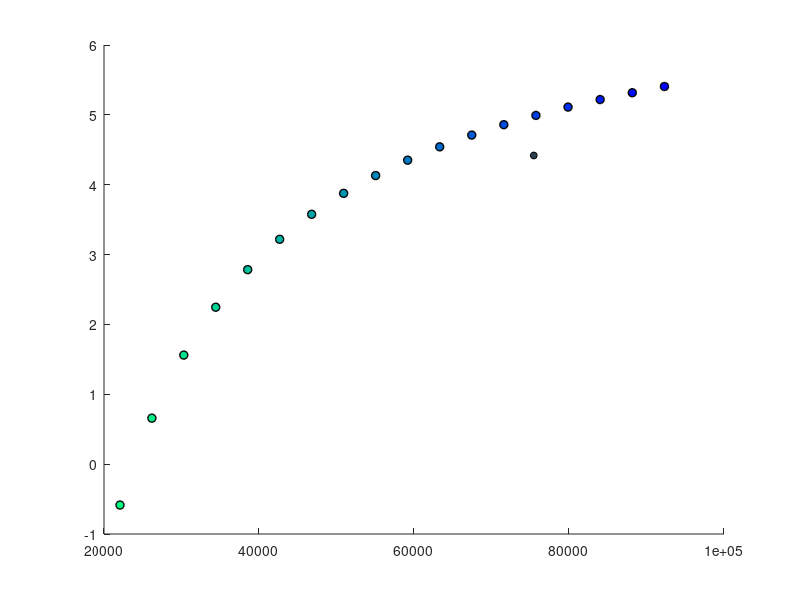

Source code (MATLAB): (Note: this script raises an error after producing the figure.)
clear
clearvars
clear figures

%% Luminescence refined 26Al/10Be burial modelling of Camp Century subglacial sediment
% This script models the burial and paleo-exposure history of the Camp
% Century subglacial sediment given the luminescence-constrained
% depositional age (406 +- 35 ka) of the upper most sediment (1059-4)
% during MIS 11.

% Using the observed 26Al and 10Be concentrations and uncertainties in the
% upper-most (1059-4) and the lower-most (1063-7) sediments, this script
% first performs a Monte Carlo simulation of nuclide concentrations and
% then calculates average nuclide concentrations weighted by measurement
% uncertainty.

% Then, the 26Al and 10Be concentrations of 1059-4 are corrected for 406 +-
% 35
% of burial. This yields the 26Al/10Be ratio of the upper sediment at
% the time of sediment deposition
% in a small surface stream, assuming the sediment was sufficiently buried
% (by either sediment or ice) to prevent additional nuclide production
% since 406 +- 35 ka.

% The next step calculates the inventory of nuclides that could accumulate
% during a range of paleo-exposure periods of the upper sediment given the
% 26Al/10Be ratio of the upper sediment at the time of deposition. This
% also constrains the maximum duration (~16 kyr) of ice-free surface
% exposure of the upper sediment when the pre-MIS11 inherited mean
% 26Al/10Be ratio is equal to 0.

% For the lower sediment (1063-7), this script corrects the 26Al/10Be ratio
% for 406 +- 35 kyr of burial PLUS an additional period of burial (0-16
% kyr) that is equivalent to the range of exposure durations of the upper
% sediment.

% For both sediments, the script propagates the uncertainties of the
% nuclide concentrations and the luminescence age.

% This script generates two plots: Figure 1 is a two-isotope plot (banana
% plot) of 10Be concentrations vs the 26Al/10Be ratios of the upper (blue)
% and lower sediment (red): 1) weighted mean observed values and 2)
% corrected for 406 +- 35 kyr of burial. For the upper sediment, the
% modelled 26Al/10Be and 10Be concs given the range of MIS 11
% paleo-exposure durations is shown (blues and greens). For the lower
% sediment, the 26Al/10Be and 10Be concs are shown given the additional
% period of burial (reds and yellows).

% Figure 2 contains two subplots: shows the paleo-exposure period of the
% uppper sediment vs 1) the inherited 26Al/10Be ratio, and 2)the inherited
% total burial history.




%% 1. Model variables
% This first section contains variables that can be adjusted to run the
% model such as the number of simulations, the IRSL depositional age, and
% the duration of paleo-exposure prior to the depositional age of the upper
% most sediment.
 
sim = 100; %number of simulations for weighted avg nuclide concentrations (observed) and the uncertainty of OSL burial ages. Change this as needed. 

irsl_bur = 406000; irsl_bur_err = 35000; % IRSL mean +/- 1 standard error, 
tbur_sim = irsl_bur_err.*randn(sim,1) + irsl_bur; %create vector of random IRSL ages using mean age and standard error.

% 1.1 Paleo-exposure scenarios
% Iterative calibration of t_exp showed that,
% given a surface production ratio of 7.3, paleo-exposure longer than
% 16,000 years results in negative mean inherited 26Al/10Be ratios prior to
% MIS 11 exposure. If the production ratio is 6.7, then paleo-exposure
% greater than 17,000 years result in negative mean inherited 26Al/10Be
% ratios prior to MIS 11 exposure.

t_exp = (0:1000:17000)' ;% Creates row of exposure periods from 0 to 17 kyr at 1 kyr increments. 
z_t = length(t_exp); %use this to set up blank matrices for burial calculations

% loading nuclide data and parameters
load cc_nuclides.mat %imports observed nuclide concentrations from sample 1059-4 & 1063-7  at Camp Century

% Nuclide production and decay parameters
P26 = 30.3; P10 = 4.15; %Al-26 and Be-10 production rates at SLHL (atoms/(g*yr)). 
% Greenland specific ratio 7.3: P26=30.3.  Global ratio 6.7: P26 = 27.8

tau26 = 1.01E6 ; tau10 = 2.02E6; %mean lives
lam26 = log(2)/717000; lam10 = log(2)/1387000; %decay rates

%% 2. UPPER SEDIMENT 1059-4 
% 2.1 Simulated observed nuclide concentrations In this section, we create
% n simulations of observed nuclide concentrations in sediment 1059-4 based
% on the concentration and uncertainty of each measurement (n=6). Then the
% mean nuclide concentration weighted by the inverse sqrt of each
% measurment's uncertainty.

% Monte Carlo simulation of nuclide concentrations in 1059-4, which
% incorporates the uncertainty of each measurement, creates a [obs sim]
% matrix
al_sim = al26_err_up.*randn(6,sim) + al26_up;
be_sim = be10_err_up.*randn(6,sim) + be10_up;
rat_sim = al_sim./be_sim; %26Al/10Be ratio. Not used in calculations but used for keeping track along the way.

% Weighting factors of upper sediment sample 1059-4
inverr_26 = ((sqrt(al26_err_up)).^-1); inverr_10 = ((sqrt(be10_err_up)).^-1); %winverse sqrt of measurement uncertainties
wf_26 = inverr_26./sum(inverr_26(:)); wf_10 = inverr_10./sum(inverr_10(:)); % vectors of weighting factors based on inverse sqrt

% Calculate weighted avg of each column that incorporates uncertainty of
% each simulated measurement (creates [1 sim] matrix)
al26_wmu = sum(al_sim.*wf_26,1)./sum(wf_26,1); al26_sd = std(al_sim,wf_26);%weighted average(wmu) and weighted sd of the 6 random values for each of the sims, needs to be propagated for error calcs
al26_obs_mu = mean(al26_wmu); al26_obs_sd = std(al26_wmu); %mean and sd of the 100 simulations: 3.3 +/- 0.07 x10^5 atoms

be10_wmu = sum(be_sim.*wf_10,1)./sum(wf_10,1); be10_sd = std(be_sim,wf_10); %weighted average (wmu) and weighted sd of the 6 random values for each of the sims, needs to be propagated for error calcs
be10_obs_mu = mean(be10_wmu); be10_obs_sd = std(be10_wmu); %mean and sd of the 100 simulations: 7.5 +/- 0.07 x10^4 atoms

rat_wmu = al26_wmu./be10_wmu; rat_sd = rat_wmu.*sqrt(((be10_sd./be10_wmu).^2)+((al26_sd./al26_wmu).^2)); %weighted avg (wmu) and sd of the 26Al/10Be ratio, based ratio uncertainty based on Al26 and Be10 simulated weighted avg and weighted sd
rat_obs_mu = mean(rat_wmu); rat_obs_sd = mean(rat_sd); % Total overall mean +/- sd nuclide ratio: ~4.4 +/- 0.6. Just for keeping track

t_bur = (-log(rat_wmu/7.3))/(lam26-lam10); %initial total burial history of each of the 100 sims
t_bur_mu = mean(t_bur); t_bur_sd = std(t_bur); % mean initial burial history: 1.1 +/- 0.1 x10^6 yrs

cov_obs = cov(be10_wmu,rat_wmu); %covariance of be10 and ratio weighted averages (2 x 2) matrix. Used to plot error ellipses

%% 2.2 Solve for nuclide concentrations and ratio at the time of sediment deposition at 390 ka assuming:
% 1. burial age = IRSL sediment depositional age (i.e. end of MIS 11)
% 2. upper sediment remained completely buried and no additional nuclide
% production has occured since deposition.


%Simulated nuclide concentrations and ratios based on IRSL age and
%uncertainty. This creates a [sim sim] matrix (the columns are the nuclide
%simulations from above, the rows are the prescribed burial scenarios [0:1:14] kyr
%applied to each set of nuclide variations

al26_0 = reshape((al26_wmu./exp(-tbur_sim/tau26)),[],1); al26_0sd = reshape((al26_sd./exp(-tbur_sim/tau26)),[],1); %correct the 26Al conc and uncertainty for irsl burial. flattens into a single vector [sim^2, 1] to simplify calcs later
be10_0 = reshape((be10_wmu./exp(-tbur_sim/tau10)),[],1); be10_0sd = reshape((be10_sd./exp(-tbur_sim/tau10)),[],1); %correct the conc for burial. flatten into a single vector [sim^2, 1] to simplify calcs later

al26_0mu = mean(al26_0); al26_0unc = mean(al26_0sd); %mean concs at time of sediment deposition
be10_0mu = mean(be10_0); be10_0unc = mean(be10_0sd); %mean concs at time of sediment deposition

rat_0 = al26_0./be10_0; rat_0unc = rat_0.*sqrt((be10_0sd./be10_0).^2+(al26_0sd./al26_0).^2); %nuclide ratio simulations that account for variability of both measurement variability and IRSL age uncertainty
rat_0mu = mean(rat_0(:)); rat_0sd = mean(rat_0unc(:)); %26Al/10Be = 5.4 +/- 0.8 at the time of sediment deposition at 406 +- 35 ka 

% total burial history at the time of sediment deposition at 406 +- 35 ka
t_bur_0 = (-log(rat_0/7.3))/(lam26-lam10); %total burial history of each simulation corrected for 406 +- 35 kyr burial
t_bur_0mu = mean(t_bur_0); t_bur_0sd = std(t_bur_0); % mean total burial history after corrected for 406 +- 35 kyr burial: 0.67 +/-0.06 Myr

cov_0 = cov(be10_0,rat_0); % covariance of irsl-corrected be10 and ratio weighted averages in (2 x 2) matrix, used for plotting error ellipse

al26_0m = repmat(al26_0,1,z_t); be10_0m = repmat(be10_0,1,z_t); % creates blank [sim*sim z_t] cell array of end MIS 11 concentrations to subtract nuclides from different exposure scenarios from

%% 2.3 Calculate inherted nuclide concs and ratios based on different paleoexposure scenarios during MIS 11
% Using the nuclide concs at the end of MIS 11 (before sediment deposition
% at 406 +- 35 ka), apply a variety of exposure scenarios (t_exp) during
% MIS 11. subscript: inh = inherited

% calculate a vector of nuclides that would accumulate under different
% exposure periods (t_exp)
al26exp = (P26/lam26)*(1-exp(-t_exp*lam26))'; be10exp = (P10/lam10)*(1-exp(-t_exp*lam10))'; 

% Loop to fill in [sim*sim z_t] cell array of different exposure scenarios
% to subtract from end MIS 11 nuclide concs
al26expm = ones(sim*sim,z_t).*al26exp; be10expm = ones(sim*sim,z_t).*be10exp;

% Create [sim sim z_t] cell arrays of initial inherited MIS 11
% concentrations and 26Al/10Be ratio (endMIS11 - paleoexposure MIS 11)
al26inh =  reshape((al26_0m - al26expm),[],z_t)'; %re arrange matrix such that all simulations for each exposure scenario are in one row.
al26inh_mu = mean(al26inh,2); al26inh_sd = std(al26inh,[],2); %mean +/- sd inherited 26Al concs before MIS 11 exposure

be10inh =  reshape(be10_0m - be10expm,[],z_t)'; %re arrange matrix such that all simulations for each exposure scenario are in one row.
be10inh_mu = mean(be10inh,2); be10inh_sd = std(be10inh,[],2); %mean +/- sd inherited 10Be concs before MIS 11 exposure

rat_inh = al26inh./be10inh; %inherited 26Al/10Be ratio
rat_inh_mu = mean(rat_inh,2); ratinh_unc = rat_inh_mu.*sqrt((be10inh_sd./be10inh_mu).^2+(al26inh_sd./al26inh_mu).^2); %vectors of mean +/- sd 26Al/10Be ratios of each exposure scenario
%for t_exp kyr the 26Al/10Be ratio decreases from 5.4 to 0

berat_inh_mu = horzcat(be10inh_mu,rat_inh_mu); %create matrix of be concs and 26Al/10Be ratios for plotting

covinhblk = ones(2,2,z_t); %covariance of all paleo-exposure scenarios. used for plotting error ellipses
for p = 1:size(covinhblk,3)
    covinh(:,:,p)=cov(be10inh(p,:),rat_inh(p,:));
end

% Calculate total burial history of sediment based on inherited nuclide
% concentrations (i.e. prior to MIS 11 exposure)

t_bur_inh = (-log(rat_inh/7.3))/(lam26-lam10); % array of burial ages of sediment before MIS 11 for all sims. This generates imaginary numbers for t_exp >13 kyr
t_bur_inh_mu = mean(t_bur_inh,2); t_bur_inh_sd = std(t_bur_inh,[],2);%vectors of mean +/- sd ratios of each exposure scenario

%% 3. LOWER SEDIMENT 1063-7
% In this section, we make similar claculations to those above for the
% lower sediment (weighted average observed nuclide concs, nuclide concs at
% timing of sediment deposition) but instead of paleo-exposure simulations
% we account for the additional decay of nuclides assuming the lower
% sediment remained buried or shielded from nuclide production during MIS
% 11. Throughout this section 'l' for 'lower' appended to variables.

% 3.1 Burial history corrected for up to 422 (406 + 16) kyr burial (assume this sediment was buried during MIS 11). 
tburl_sim = (tbur_sim)+t_exp'; %adds the exposure duration to the IRSL burial duration for a total burial duration to beginning of last exposure 

% Monte Carlo simulation of observed 26Al & 10Be concs from lower sediment based on individual measurement and uncertainty. Creates [3 sim] matrix
al_siml = al26_err_lo.*randn(3,sim) + al26_lo; be_siml = be10_err_lo.*randn(3,sim) + be10_lo; 
rat_siml = al_siml./be_siml;

%Weighting factors for lower sample 1063-7. 
inverr_26_l = (sqrt(al26_err_lo)).^-1; wf_26_l = inverr_26_l./sum(inverr_26_l(:));  %weighting factors (wf) by inverse sqrt of measurement uncertainty
inverr_10_l = (sqrt(be10_err_lo)).^-1; wf_10_l = inverr_10_l./sum(inverr_10_l(:));

% Weighted mean of each column that incorporates uncertainty of each measurement (creates [1 sim] matrix)
al26l_wmu = sum(al_siml.*wf_26_l)/sum(wf_26_l); al26l_sd = std(al_siml,wf_26_l);
al26l_obs_mu = mean(al26l_wmu); al26l_obs_sd = std(al26l_wmu);

be10l_wmu = sum(be_siml.*wf_10_l)/sum(wf_10_l); be10l_sd = std(be_siml,wf_10_l);
be10l_obs_mu = mean(be10l_wmu); be10l_obs_sd = std(be10l_wmu);

ratl_wmu = al26l_wmu./be10l_wmu; ratl_unc = ratl_wmu.*sqrt((be10l_sd./be10l_wmu).^2+(al26l_sd./al26l_wmu).^2);%weighted avg (wmu) of the 26Al/10Be ratio 
ratl_obs_mu = mean(ratl_wmu); ratl_obs_sd = mean(ratl_unc); % Total overall mean +/- sd nuclide ratio: ~1.8 +/- 0.4. Just for keeping track

t_burl = (-log(ratl_wmu/7.3))/(lam26-lam10); %total burial history of lower sediment
t_burl_mu = mean(t_burl); t_burl_sd = std(t_burl); %3.1 +/- 0.2 Myr

%stuff for plotting later
beratl_obs_mu = horzcat(be10l_obs_mu,ratl_obs_mu); %compiled mean observed 10Be and 26Al/10Be for plotting
covl_obs = cov(be10l_wmu,ratl_wmu); %used for plotting error ellipses

% 3.2 LOWER SEDIMENT inherited nuclide concentrations and burial history

%Simulated nuclide concentrations and ratios assuming that the lower
%sediment remained buried since 406+-35 ka and during the exposure of the
%upper sediment (t_exp).

%This creates a [sim sim] matrix (the columns are the nuclide variations
%from above, the rows are range of burial scenarios applied to each set of
%nuclide variations

al26l_0 = reshape((al26l_wmu./exp(-tbur_sim/tau26)),[],1); al26l_0sd = reshape((al26l_sd./exp(-tbur_sim/tau26)),[],1); %correct the 26Al conc and uncertainty for irsl burial. flattens into a single vector [sim^2, 1] to simplify calcs later
be10l_0 = reshape((be10l_wmu./exp(-tbur_sim/tau10)),[],1); be10l_0sd = reshape((be10l_sd./exp(-tbur_sim/tau10)),[],1); %correct the conc for burial. flatten into a single vector [sim^2, 1] to simplify calcs later

al26l_0mu = mean(al26l_0); al26l_0unc = mean(al26l_0sd); %mean conc and sd at time of depositon of upper sediment
be10l_0mu = mean(be10l_0); be10l_0unc = mean(be10l_0sd);

ratl_0 = al26l_0./be10l_0; ratl_0unc = rat_0.*sqrt((be10l_0sd./be10l_0).^2+(al26l_0sd./al26l_0).^2); %nuclide ratio simulations that account for variability of both measurement variability and IRSL age uncertainty
ratl_0mu = mean(ratl_0(:)); ratl_0sd = mean(ratl_0unc(:)); %2.2 +/- 1.2 at 406 ka when upper sediment was deposited.

%burial history of lower sediment at 406 +- 35 ka
t_burl_0 = (-log(ratl_0/7.3))/(lam26-lam10); %total burial history of each simulation corrected for 406 +- 35 kyr burial
t_burl_0mu = mean(t_burl_0); t_burl_0sd = std(t_burl_0); % mean total burial history after corrected for 406 +- 35 kyr burial: 2.7 +/-0.2 Myr

covl_0 = cov(be10l_0,ratl_0); %covariance of irsl-corrected be10 and ratio weighted averages in (2 x 2) matrix; used for plottong error ellipses

al26l_0m = repmat(al26l_0,1,z_t); be10l_0m = repmat(be10l_0,1,z_t); %creates blank [sim*sim z_t] cell array of end MIS 11 concentrations to subtract nuclides from different exposure scenarios from

% 3.3 Correcting for additional burial of lower sediment during MIS 11 
% calculate a vector of nuclides that would decay in the lower sediment under different burial
% periods while upper sed is exposed (t_exp)
al26l_bur = exp(-t_exp/tau26)'; be10l_bur = exp(-t_exp/tau10)'; 

% Loop to fill in [sim*sim z_t] cell array of different exposure scenarios to subtract from end MIS 11 nuclide concs
al26l_bur_m = ones(sim*sim,z_t).*al26l_bur; be10l_bur_m = ones(sim*sim,z_t).*be10l_bur;

%
% Create [sim sim z_t] cell arrays of initial inherited MIS 11
% concentrations and 26Al/10Be ratio (endMIS11 + nuclides that accumulate
% during additional burial)
al26l_inh =  reshape((al26l_0m./al26l_bur),[],z_t)'; %re arrange matrix such that all simulations for each exposure scenario are in one row.
al26l_inh_mu = mean(al26l_inh,2); al26l_inh_sd = std(al26l_inh,[],2); %mean +/- sd inherited 26Al concs before MIS 11 exposure

be10l_inh =  reshape(be10l_0m./be10l_bur,[],z_t)'; %re arrange matrix such that all simulations for each exposure scenario are in one row.
be10l_inh_mu = mean(be10l_inh,2); be10l_inh_sd = std(be10l_inh,[],2); %mean +/- sd inherited 10Be concs before MIS 11 exposure

ratl_inh = al26l_inh./be10l_inh; %inherited 26Al/10Be ratio
ratl_inh_mu = mean(ratl_inh,2); ratl_inh_unc = ratl_inh_mu.*sqrt((be10l_inh_sd./be10l_inh_mu).^2+(al26l_inh_sd./al26l_inh_mu).^2); %vectors of mean +/- sd 26Al/10Be ratios of each exposure scenario


% Calculate total burial history of sediment before MIS 11 exposure
% (inherited burial history)
t_burl_inh = (-log(ratl_inh/7.3))/(lam26-lam10); % array of burial ages of sediment before MIS 11 for all sims. This generates imaginary numbers for t_exp >13 kyr
t_burl_inh_mu = mean(t_burl_inh,2); t_burl_inh_sd = std(t_burl_inh,[],2);%vectors of mean +/- sd ratios of each exposure scenario


beratl_inh_mu = horzcat(be10l_inh_mu,ratl_inh_mu); %create matrix of be concs and 26Al/10Be ratios for plotting

covl_inhblk = ones(2,2,z_t); %covariance of all exposure scenarios, used for plotting error ellipses
for p = 1:size(covl_inhblk,3)
    covl_inh(:,:,p)=cov(be10l_inh(p,:),ratl_inh(p,:));
end
%
%% Compile outputs for plotting in next section

be_mu_all = vertcat(be10_obs_mu,be10_0mu,be10inh_mu,be10l_obs_mu,be10l_0mu,be10l_inh_mu); %all mean Be concs in obs, end MIS 11, inherited
be_err_all = vertcat(be10_obs_sd,be10_0unc,be10l_inh_sd,be10l_obs_sd,be10l_0unc,be10l_inh_sd);%all Be err in obs, end MIS 11, inherited
rat_mu_all = vertcat(rat_obs_mu,rat_0mu,rat_inh_mu,ratl_obs_mu,ratl_0mu,ratl_inh_mu); %all mean Al/Be ratios in obs, end MIS 11, inherited
rat_err_all = vertcat(rat_obs_sd,rat_0sd,ratinh_unc,ratl_obs_sd,ratl_0sd,ratl_inh_unc); %all mean Al/Be ratios in obs, end MIS 11, inherited

berat_mu_all=horzcat(be_mu_all,be_err_all,rat_mu_all,rat_err_all); %compiled Be and ratios for plotting


%% PLOTS

% Figure 1: banana plot showing the 10Be and 26Al/10Be ratios: 1) observed
% weighted means of 1059-4 (cool colors) and 1063-7 (warm colors), 2) timing of upper sediment
% deposition at 406 +- 35 ka IRSL corrected ratio and 10Be for both
% samples, 3) modelled inherited ratio and 10Be prior to exposure of upper
% sediment and additional burial of lower sediment (406 + 16 = 422 kyr).

%set up banana plot: burial isochrons
t = (0:1E3:4E6);
t_burial = (0:1:9).*1E6; %0.5 Myr increments
t_burma = (0:1:9)';
n26 = ((P26/lam26)*(1-exp(-lam26*t)))';
n10 = ((P10/lam10)*(1-exp(-lam10*t)))';

n26b = n26*exp(-(lam26*t_burial));
n10b = n10*exp(-(lam10*t_burial));
n2610b = (n26./n10).*exp(-((lam26-lam10)*t_burial));

bur_chron = (num2str(t_burma, '%.1f Myr burial'));

%color scheme
blue  = [44 62 80]/255; %1059-4 color 
red  = [231 76 60]/255 ;%1063-6 color
Cb = colormap(winter(length(t_exp)));
Cr = flip(colormap(autumn(length(t_exp))));

t_exp_kyr = t_exp/1000;
t_exp_leg =(num2str(t_exp, '%-d yr exp'));
clf

% plots of all the simulations
figure(1);

% 1059-4
hold on

scatter(be10_obs_mu,rat_obs_mu,25,'MarkerFaceColor',blue,'MarkerEdgeColor','k','DisplayName','Mean Measured 1059-4') %plots weighted mean observed ratio and 10Be concs.
hold on

for i=1:size(be10inh,1)%to plot mean simulated 10Be 26Al 1059-4 under different paleoexposure scenarios
        plot(be10inh_mu(i,:),rat_inh_mu(i,:),'o','MarkerFaceColor',Cb(i,:),'DisplayName',t_exp_leg(i,:),'MarkerEdgeColor','k','MarkerSize',6,'LineWidth',1)
end
hold on

% plot 2-sigma error ellipses for observed, end MIS11, and inherited solutions
elpt_obs = ellipsedata(cov_obs,[berat_mu_all(1,1),berat_mu_all(1,3)],100,2); plot(elpt_obs(:,1:2:end),elpt_obs(:,2:2:end),'Color',[0.5 0.5 0.5]);
hold on

elpt_0 = ellipsedata(cov_0,berat_mu_all(:,2),100,2); plot(elpt_0(:,1:2:end),elpt_0(:,2:2:end),'Color',[0.5 0.5 0.5]);
hold on

 for r = 1:size(covinh,3) 
        elpt_inh(:,:,r) = ellipsedata(covinh(:,:,r),berat_inh_mu(r,:),100,2); 
 end
 for r = 1:size(elpt_inh,3)
         plot(elpt_inh(:,1:2:end,r),elpt_inh(:,2:2:end,r),'Color',[0.5 0.5 0.5]);
 end       
hold on

% 1063-7
scatter(be10l_obs_mu,ratl_obs_mu,25,'MarkerFaceColor',red,'MarkerEdgeColor','k','DisplayName','Measured 1063-7') %plots weighted mean observed ratio and 10Be concs.
hold on

%to plot mean simulated 10Be under different 390 +- 40 kyr burial + burial equiv to exposure duration in 1063-7
for k=1:size(be10l_inh,1) 
        plot(be10l_inh_mu(k,:),ratl_inh_mu(k,:),'-o','MarkerFaceColor',Cr(k,:),'DisplayName',t_exp_leg(k,:),'MarkerEdgeColor','k','MarkerSize',6,'LineWidth',1)  
end
hold on 

elpt_obsl = ellipsedata(covl_obs,beratl_obs_mu,100,2); plot(elpt_obsl(:,1:2:end),elpt_obsl(:,2:2:end),'Color',[0.5 0.5 0.5])
hold on

 for s=1:size(covl_inh,3) 
      elpt_inhl(:,:,s) = ellipsedata(covl_inh(:,:,s),beratl_inh_mu(s,:),100,2);
 end
for s = 1:size(elpt_inhl,3)
    plot(elpt_inhl(:,1:2:end,s),elpt_inhl(:,2:2:end,s),'Color',[0.5 0.5 0.5])
 end
hold on

%banana plot isochrons
plot(n10,n2610b,'Color',[0.8 0.8 0.8]); %plots 1 myr burial isochrons
hold on
plot(n10,n2610b(:,1),'Color','k','DisplayName','Surface production'); %plots surface production ratio line at top

%formatting the plot
set(gca, 'YScale', 'log','XScale','log')
ylim([0.1 10]); xlim([1E4 1E5]);

xlabel('[10Be] (atoms/g)'); ylabel('26Al/10Be');
box on

set(gcf,'units','centimeters','position',[0.1,0.1,17.8,14])

%% Figure 2: MIS 11 paleo-exposure modelling

% plotting MIS 11 solution space of paleo-exposure duration vs. inherited
% 26Al/10Be ratio and inherited total burial history

x = t_exp; 
y = rat_inh_mu;  dy = ratinh_unc; 
y2 = t_bur_inh_mu'; dy2 = t_bur_inh_sd'; 
y3 = ratl_inh_mu'; dy3 = ratl_inh_unc'; 
y4 = t_burl_inh_mu;  dy4 = t_burl_inh_sd;

figure(2)
xlim_2 = [0 16000];
subplot(2,1,1); %inherited 26Al/10Be ratio vs paleo-exposure scenarios

p1 = plot(x,y,'-',x,y+(2*dy),'--',x,y-(2*dy),'--'); %sample 1059-4 plot of mean and uncertainty
set(p1,'Color',blue);
hold on

p2 = plot(x,y3,'-',x,y3+(2*dy3),'--',x,y3-(2*dy3),'--'); %sample 1063-7 plot of mean and uncertainty
set(p2,'Color',red);

ylabel('Inherited ^{26}Al/^{10}Be');
ylim([0 8])
xlim(xlim_2)
set(gca,'YTick',0:1:8,'Xtick',0:2000:18000);

subplot(2,1,2); % Plots inherited total burial history of the upper and lower sediment
p3 = plot(x,y2,'-',x,y2+(2*dy2),'--',x,y2-(2*dy2),'--'); %upper sediment 1059-4
set(p3,'Color',blue);
hold on

p4 = plot(x,y4,'-',x,y4+(2*dy4),'--',x,y4-(2*dy4),'--'); %lower sediment 1063-7
set(p4,'Color',red);
ylim([0 6E6])

xlabel('Surface exposure duration (yr) of 1059-4 prior to deposition');
set(gca,'YTick',0:1E6:6E6,'Xtick',0:2000:18000);
ylabel('Inherited total burial prior (Myr)');
xlim(xlim_2)
